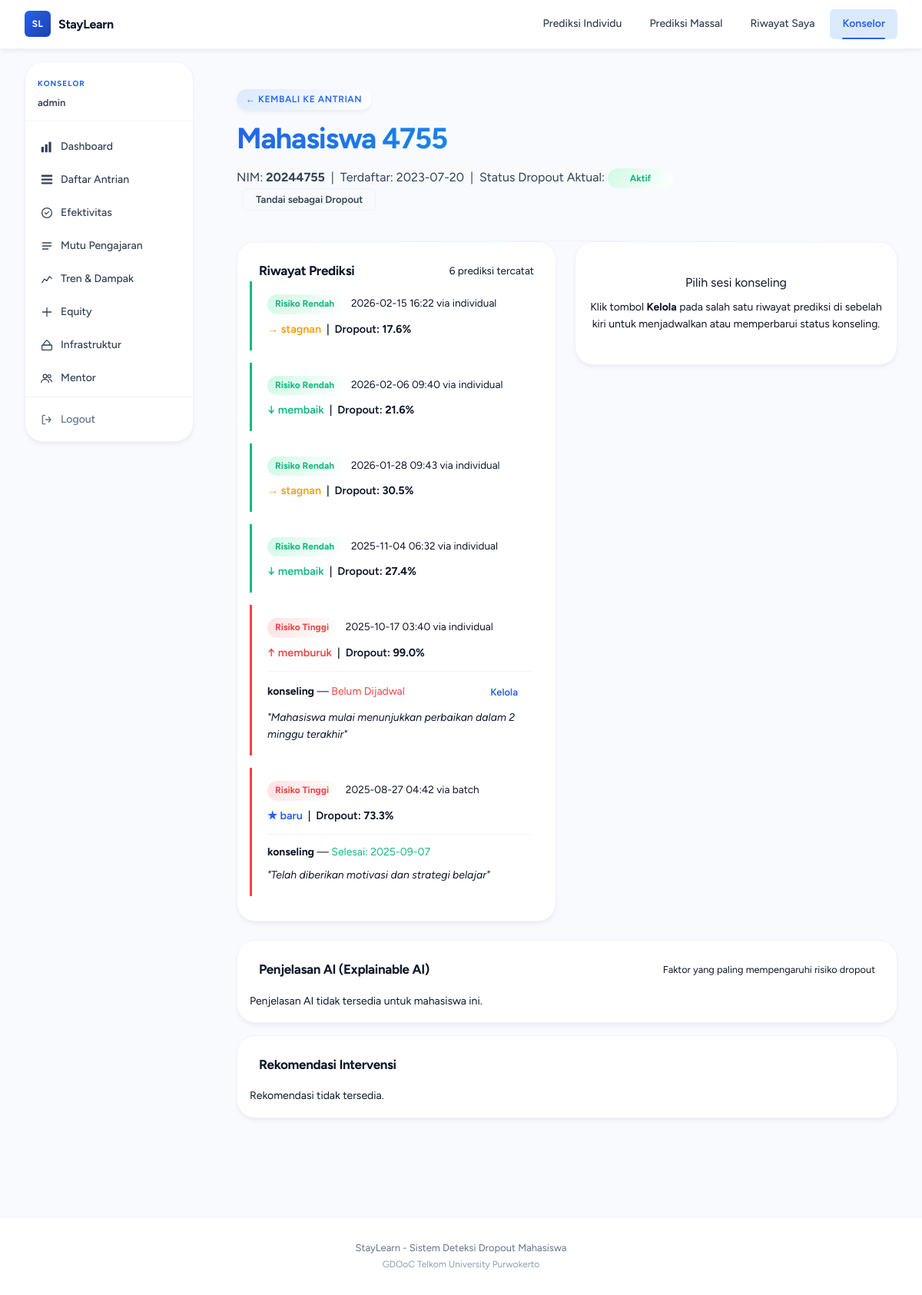
/konselor/mahasiswa/248 (signed in), run on the app's committed database.
### tables this page shows
CREATE TABLE users (
    id         INTEGER PRIMARY KEY AUTOINCREMENT,
    username   TEXT UNIQUE NOT NULL,
    password   TEXT NOT NULL,
    created_at TEXT NOT NULL DEFAULT (datetime('now', 'localtime'))
);

CREATE TABLE students (
    id         INTEGER PRIMARY KEY AUTOINCREMENT,
    nim        TEXT    UNIQUE NOT NULL,
    nama       TEXT,
    created_at TEXT    NOT NULL DEFAULT (datetime('now', 'localtime'))
, actual_dropout INTEGER DEFAULT 0, birth_date TEXT, gender TEXT, disability_status INTEGER DEFAULT 0, indigenous INTEGER DEFAULT 0, conflict_affected INTEGER DEFAULT 0);

CREATE TABLE predictions (
    id           INTEGER PRIMARY KEY AUTOINCREMENT,
    student_id   INTEGER NOT NULL REFERENCES students(id) ON DELETE CASCADE,
    risk_level   TEXT    NOT NULL,
    p_dropout    REAL    NOT NULL,
    raw_features TEXT    NOT NULL,
    source       TEXT    NOT NULL DEFAULT 'individual',
    trajectory   TEXT    NOT NULL DEFAULT 'baru',
    predicted_at TEXT    NOT NULL DEFAULT (datetime('now', 'localtime'))
);

CREATE TABLE counseling_records (
    id            INTEGER PRIMARY KEY AUTOINCREMENT,
    student_id    INTEGER NOT NULL REFERENCES students(id) ON DELETE CASCADE,
    prediction_id INTEGER NOT NULL REFERENCES predictions(id) ON DELETE CASCADE,
    action_type   TEXT    NOT NULL DEFAULT 'konseling',
    status        TEXT    NOT NULL DEFAULT 'pending',
    scheduled_at  TEXT,
    completed_at  TEXT,
    notes         TEXT,
    created_at    TEXT    NOT NULL DEFAULT (datetime('now', 'localtime'))
, intervention_type TEXT DEFAULT 'umum');

### counselor_routes.py (the view)
@counselor_bp.route("/mahasiswa/<int:student_id>")
def student_detail(student_id):
    history = db.get_student_history(student_id)
    if history is None:
        return render_template("404.html"), 404
    return render_template("counselor/student.html", **history)

### templates/counselor/student.html (shortened to what this page needs)
{% extends "counselor/layout.html" %}
{% block counselor_content %}
<div class="page-hero">
  <div class="hero-inner">
    <div class="hero-badge">
      <a href="{{ url_for('counselor.dashboard') }}"
         style="color: inherit; text-decoration: none">← Kembali ke Antrian</a>
    </div>
    <h1 class="hero-title">{{ student.nama or 'Mahasiswa Tanpa Nama' }}</h1>
    <p class="hero-desc">
      NIM: <strong>{{ student.nim }}</strong> &nbsp;|&nbsp;
      Terdaftar: {{ student.created_at[:10] }}
      &nbsp;|&nbsp;
      Status Dropout Aktual:
      <span id="actual-dropout-status" class="risk-tag {{ 'tinggi' if student.actual_dropout else 'rendah' }}">
        {{ 'Dropout' if student.actual_dropout else 'Aktif' }}
      </span>
      <button id="btn-toggle-dropout" class="btn btn-sm btn-outline" style="margin-left: 0.5rem;">
        Tandai sebagai {{ 'Aktif' if student.actual_dropout else 'Dropout' }}
      </button>
    </p>
  </div>
</div>
<div class="layout-two-col">
  <div>
    <div class="card">
      <div class="card-header">
        <h2 class="card-title">Riwayat Prediksi</h2>
        <span style="font-size: 0.85rem; color: var(--color-text-muted)">
          {{ predictions|length }} prediksi tercatat
        </span>
      </div>
      {% if predictions %}
      <div style="padding: 0 1rem 1rem">
        {% for pred in predictions %}
        <div style="
          border-left: 3px solid {{
            '#EF4444' if pred.risk_level == 'tinggi' else
            ('#F59E0B' if pred.risk_level == 'sedang' else '#10B981')
          }};
          padding: 1rem 1rem 1rem 1.25rem;
          margin-bottom: 1rem;
          background: var(--color-surface);
          border-radius: 0 8px 8px 0;
        ">
          <div style="
            display: flex;
            justify-content: space-between;
            align-items: flex-start;
            flex-wrap: wrap;
            gap: 0.5rem;
          ">
            <div>
              <span class="risk-tag {{ pred.risk_level }}" style="margin-right: 0.5rem">
                {{ 'Risiko Tinggi' if pred.risk_level == 'tinggi' else
                   ('Risiko Sedang' if pred.risk_level == 'sedang' else 'Risiko Rendah') }}
              </span>
              <span style="font-size: 0.85rem; color: var(--color-text-muted)">
                {{ pred.predicted_at[:16] }} via {{ pred.source }}
              </span>
            </div>
            <div style="font-size: 0.9rem; font-weight: 600">
              {% set traj_color = {
                'memburuk': '#EF4444',
                'stagnan':  '#F59E0B',
                'membaik':  '#10B981',
                'baru':     'var(--color-primary)'
              } %}
              {% set traj_icon = {
                'memburuk': '↑',
                'stagnan':  '→',
                'membaik':  '↓',
                'baru':     '★'
              } %}
              <span style="color:{{ traj_color.get(pred.trajectory, '#64748B') }};">
                {{ traj_icon.get(pred.trajectory, '') }} {{ pred.trajectory }}
              </span>
              &nbsp;|&nbsp; Dropout:
              <strong>{{ "%.1f"|format(pred.p_dropout * 100) }}%</strong>
            </div>
          </div>
          {% if pred.counseling_id %}
          <div style="
            margin-top: 0.75rem;
            padding-top: 0.75rem;
            border-top: 1px solid var(--color-border);
            font-size: 0.875rem;
          ">
            <div style="
              display: flex;
              justify-content: space-between;
              align-items: center;
              flex-wrap: wrap;
              gap: 0.5rem;
            ">
              <span>
                <strong>{{ pred.action_type }}</strong> —
                <span
                  id="status-label-{{ pred.counseling_id }}"
                  style="color:{{
                    '#10B981' if pred.counseling_status == 'done' else
                    ('var(--color-primary)' if pred.counseling_status == 'scheduled' else
                    ('#EF4444' if pred.counseling_status == 'pending' else '#64748B'))
                  }};"
                >
                  {% if pred.counseling_status == 'pending' %}
                    Belum Dijadwal
                  {% elif pred.counseling_status == 'scheduled' %}
                    Dijadwal: {{ pred.scheduled_at[:16] if pred.scheduled_at else '-' }}
                  {% elif pred.counseling_status == 'done' %}
                    Selesai: {{ pred.completed_at[:10] if pred.completed_at else '-' }}
                  {% else %}
                    Dilewati
                  {% endif %}
                </span>
              </span>
              {% if pred.counseling_status not in ('done', 'skipped') %}
              <button
                class="btn btn-sm btn-ghost"
                data-open-panel
                data-counseling-id="{{ pred.counseling_id }}"
                data-counseling-status="{{ pred.counseling_status }}"
                id="btn-{{ pred.counseling_id }}"
              >
                Kelola
              </button>
              {% endif %}
            </div>
            {% if pred.notes %}
            <div style="
              margin-top: 0.5rem;
              color: var(--color-text-muted);
              font-style: italic;
            ">
              "{{ pred.notes }}"
            </div>
            {% endif %}
          </div>
          {% endif %}
        </div>
        {% endfor %}
      </div>
      {% else %}
      <div style="padding: 2rem; text-align: center; color: var(--color-text-muted)">
        Belum ada prediksi tercatat untuk mahasiswa ini.
      </div>
      {% endif %}
    </div>
  </div>
  <div>
    <div id="panel-placeholder" class="card"
         style="text-align: center; padding: 2.5rem 1rem; color: var(--color-text-muted);">
      <p style="font-size: 1rem; margin-bottom: 0.5rem">Pilih sesi konseling</p>
      <p style="font-size: 0.875rem">
        Klik tombol <strong>Kelola</strong> pada salah satu riwayat prediksi di
        sebelah kiri untuk menjadwalkan atau memperbarui status konseling.
      </p>
    </div>
  </div>
</div>
<div style="margin-top:1.5rem;">
  <div class="card" style="margin-bottom:1rem;" id="xai-card">
    <div class="card-header">
      <h2 class="card-title">Penjelasan AI (Explainable AI)</h2>
      <span style="font-size:0.8rem; color:var(--color-text-muted);">
        Faktor yang paling mempengaruhi risiko dropout
      </span>
    </div>
    <div id="xai-error" style="display:none; padding:1rem; font-size:0.875rem; color:var(--color-text-muted);">
      Penjelasan AI tidak tersedia untuk mahasiswa ini.
    </div>
  </div>
  <div class="card" id="rec-card">
    <div class="card-header">
      <h2 class="card-title">Rekomendasi Intervensi</h2>
    </div>
    <div id="rec-error" style="display:none; padding:1rem; font-size:0.875rem; color:var(--color-text-muted);">
      Rekomendasi tidak tersedia.
    </div>
  </div>
</div>
{% endblock %}

### templates/counselor/layout.html (shortened to what this page needs)
{% extends "base.html" %}
{% block content %}
<div class="cl-wrapper">
  <aside class="cl-sidebar" id="clSidebar" role="navigation" aria-label="Menu konselor">
    <div class="cl-sidebar-header">
      <span class="cl-sidebar-badge">Konselor</span>
      <span class="cl-sidebar-user">{{ current_user.username }}</span>
    </div>
    <nav class="cl-nav">
      <a href="{{ url_for('counselor.analytics') }}"
         class="cl-nav-item {% if request.endpoint == 'counselor.analytics' %}is-active{% endif %}">
        Dashboard
      </a>
      <a href="{{ url_for('counselor.dashboard') }}"
         class="cl-nav-item {% if request.endpoint == 'counselor.dashboard' %}is-active{% endif %}">
        Daftar Antrian
      </a>
      <a href="{{ url_for('counselor.effectiveness') }}"
         class="cl-nav-item {% if request.endpoint == 'counselor.effectiveness' %}is-active{% endif %}">
        <svg class="cl-nav-icon" viewBox="0 0 20 20" fill="none" xmlns="http://www.w3.org/2000/svg"
             aria-hidden="true">
          <circle cx="10" cy="10" r="8" stroke="currentColor" stroke-width="1.6"/>
          <path d="M7 10l2 2 4-4" stroke="currentColor" stroke-width="1.6"
                stroke-linecap="round" stroke-linejoin="round"/>
        </svg>
        Efektivitas
      </a>
      <a href="{{ url_for('counselor.teacher_analytics') }}"
         class="cl-nav-item {% if request.endpoint == 'counselor.teacher_analytics' %}is-active{% endif %}">
        <svg class="cl-nav-icon" viewBox="0 0 20 20" fill="none" xmlns="http://www.w3.org/2000/svg"
             aria-hidden="true">
          <path d="M3 5h14M3 10h14M3 15h9" stroke="currentColor" stroke-width="1.6"
                stroke-linecap="round"/>
        </svg>
        Mutu Pengajaran
      </a>
      <a href="{{ url_for('counselor.trends') }}"
         class="cl-nav-item {% if request.endpoint == 'counselor.trends' %}is-active{% endif %}">
        <svg class="cl-nav-icon" viewBox="0 0 20 20" fill="none" xmlns="http://www.w3.org/2000/svg" aria-hidden="true">
          <polyline points="2,16 6,10 10,13 14,6 18,9" stroke="currentColor" stroke-width="1.6" stroke-linecap="round" stroke-linejoin="round" fill="none"/>
        </svg>
        Tren & Dampak
      </a>
      <a href="{{ url_for('counselor.equity') }}"
         class="cl-nav-item {% if request.endpoint == 'counselor.equity' %}is-active{% endif %}">
        <svg class="cl-nav-icon" viewBox="0 0 20 20" fill="none" xmlns="http://www.w3.org/2000/svg" aria-hidden="true">
          <path d="M3 10h14M10 3v14" stroke="currentColor" stroke-width="1.6" stroke-linecap="round"/>
        </svg>
        Equity
      </a>
      <a href="{{ url_for('counselor.infrastructure') }}"
         class="cl-nav-item {% if request.endpoint == 'counselor.infrastructure' %}is-active{% endif %}">
        Infrastruktur
      </a>
      <a href="{{ url_for('counselor.mentors') }}"
         class="cl-nav-item {% if request.endpoint == 'counselor.mentors' %}is-active{% endif %}">
        Mentor
      </a>
    </nav>
    <div class="cl-sidebar-footer">
      <form method="post"
            action="{{ url_for('counselor.logout') }}"
            class="cl-logout-form"
            id="logoutForm">
        <button type="submit" class="cl-nav-item cl-nav-logout">
          Logout
        </button>
      </form>
    </div>
  </aside>
  <main class="cl-main" id="clMain">
    {% block counselor_content %}{% endblock %}
  </main>
</div>
{% endblock %}

### data on the page
users: username "admin"
students: nim "20244755", created_at "2023-07-20", actual_dropout "Aktif", actual_dropout "Dropout"
predictions: risk_level "Risiko Rendah", predicted_at "2026-02-15 16:22", source "individual", get "→", trajectory "stagnan", pred.p_dropout*100 "17.6"
predictions: risk_level "Risiko Rendah", predicted_at "2026-02-06 09:40", source "individual", get "↓", trajectory "membaik", pred.p_dropout*100 "21.6"
predictions: risk_level "Risiko Rendah", predicted_at "2026-01-28 09:43", source "individual", get "→", trajectory "stagnan", pred.p_dropout*100 "30.5"
predictions: risk_level "Risiko Rendah", predicted_at "2025-11-04 06:32", source "individual", get "↓", trajectory "membaik", pred.p_dropout*100 "27.4"
counseling_records: predicted_at "2025-10-17 03:40", source "individual", trajectory "memburuk", action_type "konseling", status "Belum Dijadwal", notes "Mahasiswa mulai menunjukkan perbaikan dalam 2 minggu terakhir"
predictions: risk_level "Risiko Tinggi", get "↑", pred.p_dropout*100 "99.0"
counseling_records: predicted_at "2025-08-27 04:42", source "batch", trajectory "baru", action_type "konseling", completed_at "2025-09-07", notes "Telah diberikan motivasi dan strategi belajar"
predictions: risk_level "Risiko Tinggi", get "★", pred.p_dropout*100 "73.3"

### other printed values
{{ predictions|length }} "6"
